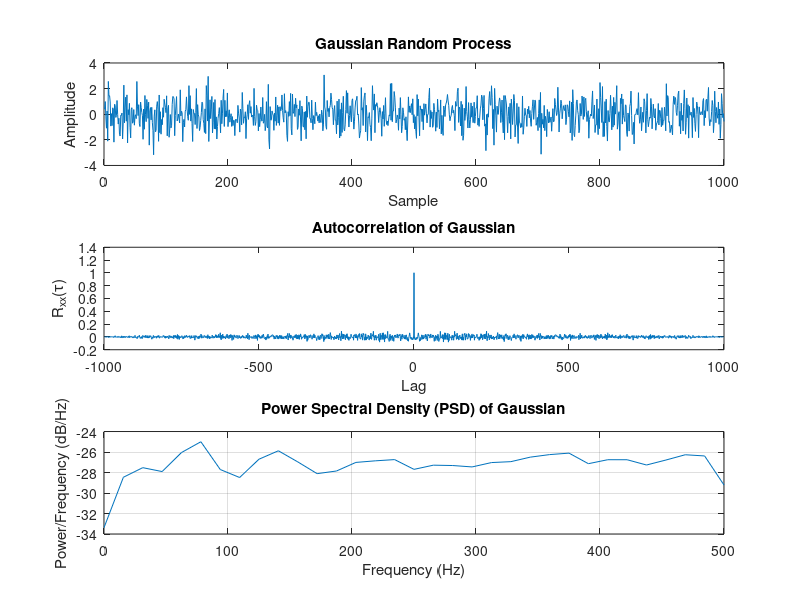
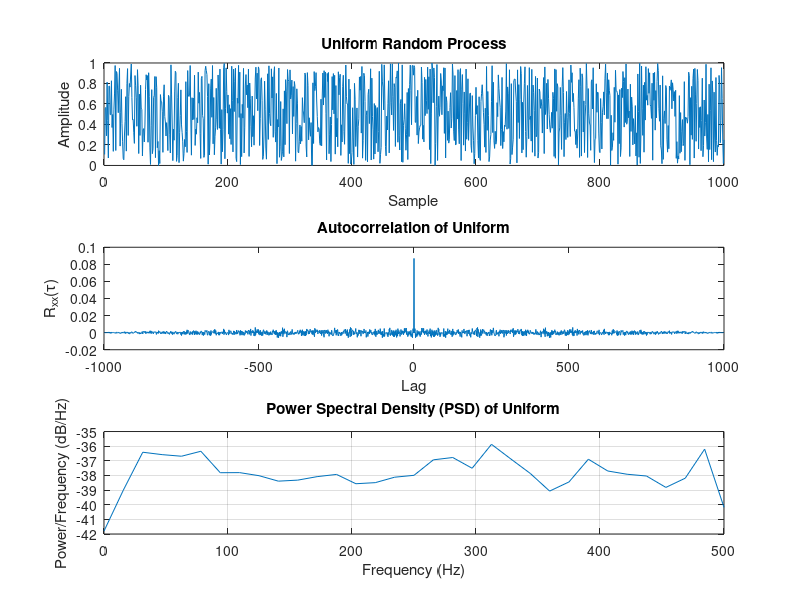
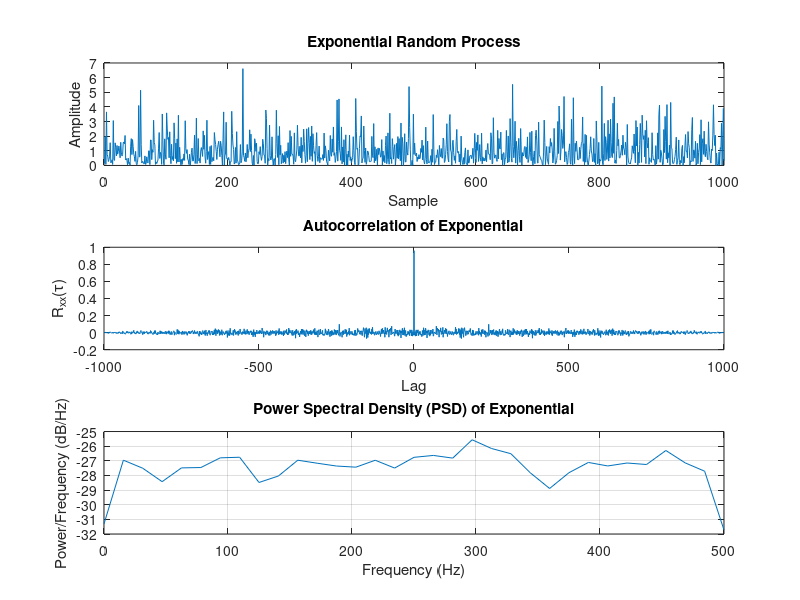
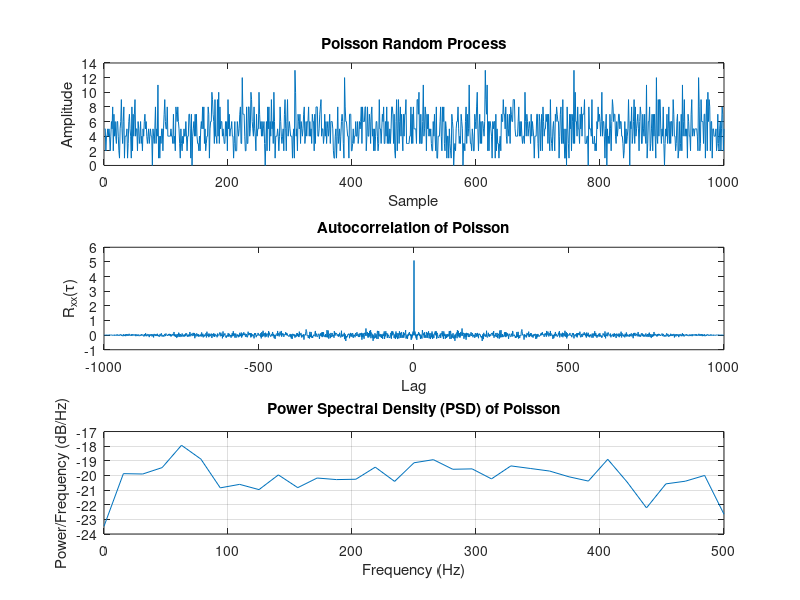

These charts were generated, in order, by the following MATLAB code:
clc; clear; close all;
pkg load statistics
pkg load signal

Fs = 1000;           % Sampling frequency
L = 1000;            % Length of random sequence
t = (0:L-1)/Fs;      % Time vector

% ========== 1. Gaussian Random Process ==========
x_gauss = randn(1, L);

% ========== 2. Uniform Random Process ==========
x_uniform = rand(1, L);   % Range [0,1]

% ========== 3. Exponential Random Process ==========
lambda = 1;               % rate parameter
x_exp = exprnd(1/lambda, 1, L);

% ========== 4. Poisson Random Process ==========
lambda_p = 5;
x_pois = poissrnd(lambda_p, 1, L);

% ========== Function to analyze process ==========
function analyze_process(x, Fs, name)
  [Rxx, lags] = xcorr(x - mean(x), 'biased');
  [pxx, f_psd] = pwelch(x, [], [], [], Fs);

  mean_x = mean(x);
  var_x  = var(x);
  std_x  = std(x);

  fprintf('\n--- %s Process ---\n', name);
  fprintf('Mean = %.4f\n', mean_x);
  fprintf('Variance = %.4f\n', var_x);
  fprintf('Std Dev = %.4f\n', std_x);

  figure('Name', name);
  subplot(3,1,1);
  plot(x);
  title([name ' Random Process']);
  xlabel('Sample'); ylabel('Amplitude');

  subplot(3,1,2);
  plot(lags, Rxx);
  title(['Autocorrelation of ' name]);
  xlabel('Lag'); ylabel('R_{xx}(\tau)');

  subplot(3,1,3);
  plot(f_psd, 10*log10(pxx));
  title(['Power Spectral Density (PSD) of ' name]);
  xlabel('Frequency (Hz)'); ylabel('Power/Frequency (dB/Hz)');
  grid on;
endfunction

% ========== Analyze all processes ==========
analyze_process(x_gauss, Fs, 'Gaussian');
analyze_process(x_uniform, Fs, 'Uniform');
analyze_process(x_exp, Fs, 'Exponential');
analyze_process(x_pois, Fs, 'Poisson');
